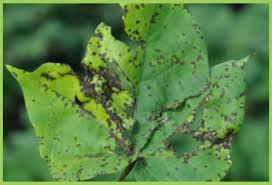
#> input picture test.jpg, 272 x 185 px
$ python -i leaf_check.py   (imports and definitions only)
#> lines starting #> are read from the running program, lines starting #| are printed output that depends on the picture; after the words box and inside, x2 and y2 are one past the last pixel; in counts of white or black regions, pixels touching at a corner belong together
import cv2
import numpy as np

def is_leaf_present(image, threshold=0.15):
    """
    Returns True if enough green pixels are present.
    """
#> called with threshold = 0.15

    img = np.array(image)
    hsv = cv2.cvtColor(img, cv2.COLOR_RGB2HSV)
#> hsv: shape (185, 272, 3); mean H, S, V 53.3, 124.6, 131.2

    lower_green = np.array([25, 40, 40])
    upper_green = np.array([90, 255, 255])

    mask = cv2.inRange(hsv, lower_green, upper_green)
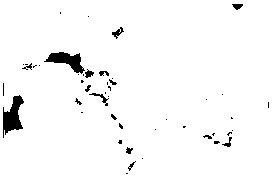
#> mask: shape (185, 272); 97% white; 47 black regions (32 under 20 px), largest, box (x1, y1, x2, y2) and area: (3, 95, 24, 138) 477, (44, 52, 85, 74) 412, (89, 93, 109, 106) 62

    green_ratio = cv2.countNonZero(mask) / mask.size
#> green_ratio = 0.97

    return green_ratio > threshold

>>> import cv2
>>> picture = cv2.cvtColor(cv2.imread('../test.jpg'), cv2.COLOR_BGR2RGB)
>>> result = is_leaf_present(picture)
#> result = True
